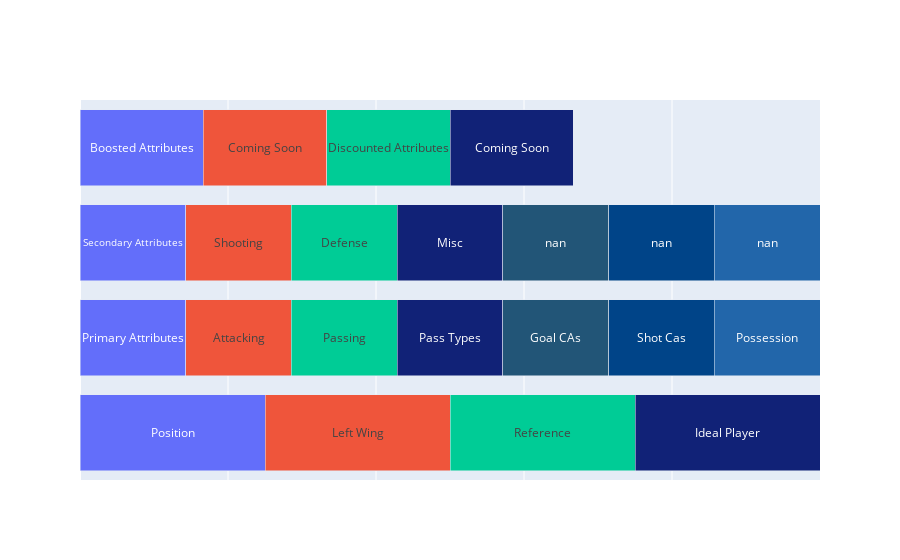

Notebook source saved alongside this figure:
### Code cell
# Normalize the values to represent percentages
normalized_values = []
for student_values in values:
    total = sum(student_values)
    percentages = [value / total * 100 for value in student_values]
    normalized_values.append(percentages)

# Define colors for each attribute
colors = ['#636EFA', '#EF553B', '#00CC96','#112277','#225577','#004488','#2266AA']

# Create the figure
fig = go.Figure()

# Add the bar trace for each student
for student, student_values,i in zip(students, normalized_values,range(4)):
    for attribute, percentage, color in zip(attributes[i], student_values, colors):
        fig.add_trace(go.Bar(
            y=[student],  # Single bar for each student
            x=[percentage],  # The width of the segment
            name=attribute,
            orientation='h',
            text=f"{attribute}",#: {percentage:.1f}%",  # Text inside the bar
            textposition='inside',
            insidetextanchor='middle',  # Center-align the text inside the bars
            marker=dict(color=color),  # Set the color for each segment
            hoverinfo='none'
        ))

# Update layout
fig.update_layout(
    #title='Comparison of Students\' Performance Across Attributes',
    #xaxis_title='Percentage',
    #yaxis_title='',
    barmode='stack',
    xaxis=dict(range=[0, 100]),  # Ensure the x-axis ranges from 0 to 100
    showlegend=False
)
fig.update_xaxes(showticklabels=False)
fig.update_yaxes(showline=False, showticklabels=False,linecolor='white')
config ={'displayModeBar': False}

# Display the chart
fig.show()

### Figure 1 — Plotly figure (JSON) as saved in the notebook; plotly's stock layout.template omitted (floating-point values rounded to 4 significant figures)
{"data": [{"hoverinfo": "none", "insidetextanchor": "middle", "marker": {"color": "#636EFA"}, "name": "Position", "orientation": "h", "text": "Position", "textposition": "inside", "type": "bar", "x": [25], "y": ["Student 4"]}, {"hoverinfo": "none", "insidetextanchor": "middle", "marker": {"color": "#EF553B"}, "name": "Left Wing", "orientation": "h", "text": "Left Wing", "textposition": "inside", "type": "bar", "x": [25], "y": ["Student 4"]}, {"hoverinfo": "none", "insidetextanchor": "middle", "marker": {"color": "#00CC96"}, "name": "Reference", "orientation": "h", "text": "Reference", "textposition": "inside", "type": "bar", "x": [25], "y": ["Student 4"]}, {"hoverinfo": "none", "insidetextanchor": "middle", "marker": {"color": "#112277"}, "name": "Ideal Player", "orientation": "h", "text": "Ideal Player", "textposition": "inside", "type": "bar", "x": [25], "y": ["Student 4"]}, {"hoverinfo": "none", "insidetextanchor": "middle", "marker": {"color": "#636EFA"}, "name": "Primary Attributes", "orientation": "h", "text": "Primary Attributes", "textposition": "inside", "type": "bar", "x": [14.29], "y": ["Student 3"]}, {"hoverinfo": "none", "insidetextanchor": "middle", "marker": {"color": "#EF553B"}, "name": "Attacking", "orientation": "h", "text": "Attacking", "textposition": "inside", "type": "bar", "x": [14.29], "y": ["Student 3"]}, {"hoverinfo": "none", "insidetextanchor": "middle", "marker": {"color": "#00CC96"}, "name": "Passing", "orientation": "h", "text": "Passing", "textposition": "inside", "type": "bar", "x": [14.29], "y": ["Student 3"]}, {"hoverinfo": "none", "insidetextanchor": "middle", "marker": {"color": "#112277"}, "name": "Pass Types", "orientation": "h", "text": "Pass Types", "textposition": "inside", "type": "bar", "x": [14.29], "y": ["Student 3"]}, {"hoverinfo": "none", "insidetextanchor": "middle", "marker": {"color": "#225577"}, "name": "Goal CAs", "orientation": "h", "text": "Goal CAs", "textposition": "inside", "type": "bar", "x": [14.29], "y": ["Student 3"]}, {"hoverinfo": "none", "insidetextanchor": "middle", "marker": {"color": "#004488"}, "name": "Shot Cas", "orientation": "h", "text": "Shot Cas", "textposition": "inside", "type": "bar", "x": [14.29], "y": ["Student 3"]}, {"hoverinfo": "none", "insidetextanchor": "middle", "marker": {"color": "#2266AA"}, "name": "Possession", "orientation": "h", "text": "Possession", "textposition": "inside", "type": "bar", "x": [14.29], "y": ["Student 3"]}, {"hoverinfo": "none", "insidetextanchor": "middle", "marker": {"color": "#636EFA"}, "name": "Secondary Attributes", "orientation": "h", "text": "Secondary Attributes", "textposition": "inside", "type": "bar", "x": [14.29], "y": ["Student 2"]}, {"hoverinfo": "none", "insidetextanchor": "middle", "marker": {"color": "#EF553B"}, "name": "Shooting", "orientation": "h", "text": "Shooting", "textposition": "inside", "type": "bar", "x": [14.29], "y": ["Student 2"]}, {"hoverinfo": "none", "insidetextanchor": "middle", "marker": {"color": "#00CC96"}, "name": "Defense", "orientation": "h", "text": "Defense", "textposition": "inside", "type": "bar", "x": [14.29], "y": ["Student 2"]}, {"hoverinfo": "none", "insidetextanchor": "middle", "marker": {"color": "#112277"}, "name": "Misc", "orientation": "h", "text": "Misc", "textposition": "inside", "type": "bar", "x": [14.29], "y": ["Student 2"]}, {"hoverinfo": "none", "insidetextanchor": "middle", "marker": {"color": "#225577"}, "name": "nan", "orientation": "h", "text": "nan", "textposition": "inside", "type": "bar", "x": [14.29], "y": ["Student 2"]}, {"hoverinfo": "none", "insidetextanchor": "middle", "marker": {"color": "#004488"}, "name": "nan", "orientation": "h", "text": "nan", "textposition": "inside", "type": "bar", "x": [14.29], "y": ["Student 2"]}, {"hoverinfo": "none", "insidetextanchor": "middle", "marker": {"color": "#2266AA"}, "name": "nan", "orientation": "h", "text": "nan", "textposition": "inside", "type": "bar", "x": [14.29], "y": ["Student 2"]}, {"hoverinfo": "none", "insidetextanchor": "middle", "marker": {"color": "#636EFA"}, "name": "Boosted Attributes", "orientation": "h", "text": "Boosted Attributes", "textposition": "inside", "type": "bar", "x": [16.67], "y": ["Student 1"]}, {"hoverinfo": "none", "insidetextanchor": "middle", "marker": {"color": "#EF553B"}, "name": "Coming Soon", "orientation": "h", "text": "Coming Soon", "textposition": "inside", "type": "bar", "x": [16.67], "y": ["Student 1"]}, {"hoverinfo": "none", "insidetextanchor": "middle", "marker": {"color": "#00CC96"}, "name": "Discounted Attributes", "orientation": "h", "text": "Discounted Attributes", "textposition": "inside", "type": "bar", "x": [16.67], "y": ["Student 1"]}, {"hoverinfo": "none", "insidetextanchor": "middle", "marker": {"color": "#112277"}, "name": "Coming Soon", "orientation": "h", "text": "Coming Soon", "textposition": "inside", "type": "bar", "x": [16.67], "y": ["Student 1"]}], "layout": {"barmode": "stack", "showlegend": false, "xaxis": {"range": [0, 100], "showticklabels": false}, "yaxis": {"linecolor": "white", "showline": false, "showticklabels": false}}}
